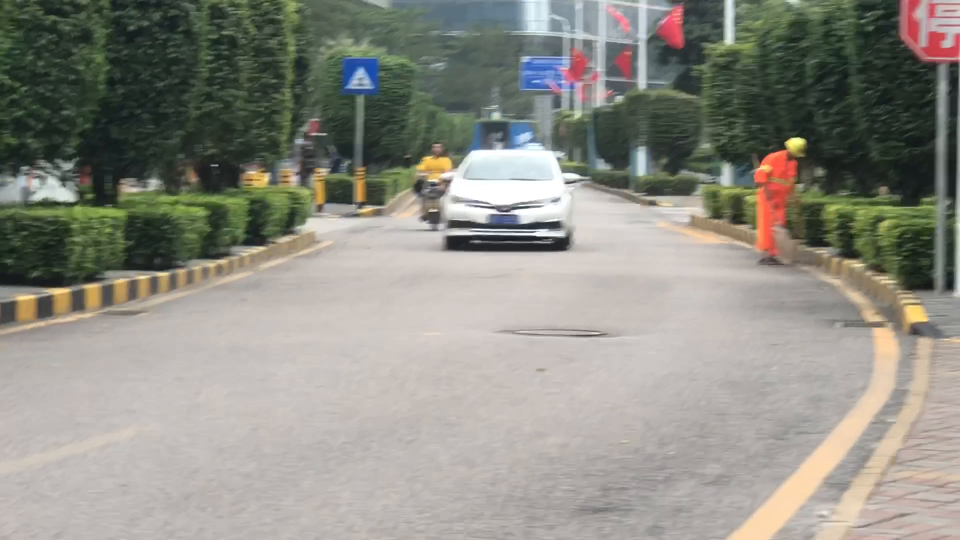
#> input picture frame 3 of lab11_k-means_clustering/road_video.MOV, 1920 x 1080 px (shown at 1/2 size)
$ jupyter execute Lab11.K-means.ipynb
#> lines starting #> are read from the running program, lines starting #| are printed output that depends on the picture
<h1>Table of Contents<span class="tocSkip"></span></h1>
<div class="toc"><ul class="toc-item"><li><span><a href="#Objective" data-toc-modified-id="Objective-1"><span class="toc-item-num">1&nbsp;&nbsp;</span>Objective</a></span></li><li><span><a href="#Introduction" data-toc-modified-id="Introduction-2"><span class="toc-item-num">2&nbsp;&nbsp;</span>Introduction</a></span></li><li><span><a href="#KMeans-theory" data-toc-modified-id="KMeans-theory-3"><span class="toc-item-num">3&nbsp;&nbsp;</span>KMeans theory</a></span></li><li><span><a href="#Choosing-K" data-toc-modified-id="Choosing-K-4"><span class="toc-item-num">4&nbsp;&nbsp;</span>Choosing K</a></span><ul class="toc-item"><li><span><a href="#Elbow-Method(手肘法)" data-toc-modified-id="Elbow-Method(手肘法)-4.1"><span class="toc-item-num">4.1&nbsp;&nbsp;</span>Elbow Method(手肘法)</a></span></li><li><span><a href="#Silhouette-Analysis(轮廓系数法)" data-toc-modified-id="Silhouette-Analysis(轮廓系数法)-4.2"><span class="toc-item-num">4.2&nbsp;&nbsp;</span>Silhouette Analysis(轮廓系数法)</a></span></li></ul></li><li><span><a href="#Advantages" data-toc-modified-id="Advantages-5"><span class="toc-item-num">5&nbsp;&nbsp;</span>Advantages</a></span></li><li><span><a href="#Drawbacks" data-toc-modified-id="Drawbacks-6"><span class="toc-item-num">6&nbsp;&nbsp;</span>Drawbacks</a></span></li><li><span><a href="#Other-resources" data-toc-modified-id="Other-resources-7"><span class="toc-item-num">7&nbsp;&nbsp;</span>Other resources</a></span></li><li><span><a href="#LAB-Assignment" data-toc-modified-id="LAB-Assignment-8"><span class="toc-item-num">8&nbsp;&nbsp;</span>LAB Assignment</a></span><ul class="toc-item"><li><span><a href="#Exercise" data-toc-modified-id="Exercise-8.1"><span class="toc-item-num">8.1&nbsp;&nbsp;</span>Exercise</a></span><ul class="toc-item"><li><span><a href="#Import-some-libraries" data-toc-modified-id="Import-some-libraries-8.1.1"><span class="toc-item-num">8.1.1&nbsp;&nbsp;</span>Import some libraries</a></span></li><li><span><a href="#K-means" data-toc-modified-id="K-means-8.1.2"><span class="toc-item-num">8.1.2&nbsp;&nbsp;</span>K-means</a></span></li><li><span><a href="#Load-video-and-detect" data-toc-modified-id="Load-video-and-detect-8.1.3"><span class="toc-item-num">8.1.3&nbsp;&nbsp;</span>Load video and detect</a></span></li><li><span><a href="#Sample-Result" data-toc-modified-id="Sample-Result-8.1.4"><span class="toc-item-num">8.1.4&nbsp;&nbsp;</span>Sample Result</a></span></li></ul></li></ul></li></ul></div>

# LAB11 tutorial for Machine Learning <br > Clustering with K-Means
> The document description are designed by JIa Yanhong in 2022. Nov. 20th
------

## Objective

- Understand K-means algorithm theory
- Implement the k-means algorithm  from scratch in python
- Complete the LAB assignment and submit it to BB or sakai.

------

## Introduction
**K-means** clustering is one of the simplest and popular **unsupervised** machine learning algorithms.

Its goal is to separate the data into K distinct non-overlapping subgroups (clusters) of equal variance, minimizing a criterion known as the inertia or within-cluster sum-of-squares.

$$\sum_{i=0}^{n}\min\limits_{\mu_j \in C}\left(||x_i - \mu_j||^2\right)$$

## KMeans theory

KMeans works as follows:

1. First, pick the number of clusters (For more info, check the ["Choosing K" section](#choosing-k)).
2. Initialize the center points of the cluster (centroids) by shuffling the dataset and then selecting K data points for the centroids.
3. Assign data points to the cluster with the nearest centroid.
4. Recompute centroid position by taking the mean of all data points assigned to the cluster.
5. Repeat steps 3 and 4 for a set number of iterations or until the centroids aren't moving much between iterations anymore.
<div  align="center"> </div>

## Choosing K

Choosing the right K value by hand can get quite tricky, especially if you're working with 3+ dimensional data. If you select a too small or big number for K, the result can be quite underwhelming.
<div  align="center"> </div>

In this section, I'll show you two methods commonly used to choose the right K value:

* The Elbow Method
* Silhouette Analysis

### Elbow Method(手肘法)

The Elbow Method shows us what a good number for K is based on the sum of squared distances (SSE) between data points and their assigned clusters' centroid.

$$SSE=\sum_{j=0}^{C}\sum\limits_{x_i \in C_{j}}\left(||x_i - \mu_j||^2\right)$$

We pick k at the spot where the SSE starts to flatten out, which looks like an elbow. Below you can see an example created using [Yellowbrick](https://www.scikit-yb.org/en/latest/api/cluster/elbow.html).

<div  align="center"> </div>

### Silhouette Analysis(轮廓系数法)

The Silhouette Analysis can be used to study the separation distance between the resulting clusters. It displays a measure of how similar an object is to its own cluster (cohesion) compared to other clusters (separation) and can thus be used to assess the number of clusters k.

The Silhouette Analysis is computed as follows:

* Compute the average distance between all data points in one cluster $C_i$

$$a\left(i\right)=\frac{1}{|C_i|-1}\sum_{j\in C_i,i\neq j}d\left(i,j\right)$$

* For all data points $i$ in cluster $C_i$ compute the average distance to all points in another cluster $C_k$ (where $C_k\neq C_i$)

$$b\left(i\right)=\min\limits_{k\neq i}\frac{1}{|C_k|}\sum_{j\in C_k}d\left(i,j\right)$$

>The $min$ is used, because we want to know the average distance to the closed cluster $i$ is not a member of.

With $a$ and $b$ we can now calculate the silhouette coefficient:

$$s\left(i\right)=\frac{b\left(i\right)-a\left(i\right)}{max\{a\left(i\right),b\left(i\right)\}}, if |C_i|>1$$

The coefficient can take values in the interval $[-1, 1]$. Zero means the sample is very close to the neighboring clusters. One means the sample is far away from the neighboring cluster, and negative one means the sample is probably assigned to the wrong cluster.

Below you can see an [example of silhouette analysis](https://scikit-learn.org/stable/auto_examples/cluster/plot_kmeans_silhouette_analysis.html) using [Scikit Learn](https://scikit-learn.org/stable/index.html):
<div  align="center"> </div>

<div  align="center"> </div>

<div  align="center"> </div>

## Advantages

KMeans is an easy-to-implement algorithm that is also quite fast with an average complexity of $O(k*n*T)$, where n is the number of samples, and T is the number of iteration.

## Drawbacks

As mentioned above, KMeans makes use of the **sum-of-squares criterion**, which works well if the clusters have a spherical-like shape. It doesn't work well on many other types of data like complicated shapes, though. In this section, we'll go over a few cases where KMeans performs poorly.

First, KMeans doesn't put data points that are far away from each other into the same cluster, even when they obviously should be because they underly some obvious structure like points on a line, for example.

<div  align="center"> </div>

In the image above, you can see that KMeans creates the clusters in between the two lines and therefore splits each line into one of two clusters rather than classifying each line as a cluster. On the right side, you can see the DBSCAN (Density-based spatial clustering of applications with noise) algorithm, which is able to separate the two lines without any issues.

Also, KMeans performs poorly for complicated geometric shapes such as the moons and circles shown below.
<div  align="center"> </div>

<div  align="center"> </div>

Other clustering algorithms like Spectral Clustering, Agglomerative Clustering, or DBSCAN don't have any problems with such data. For a more in-depth analysis of how different clustering algorithms perform on different interesting 2d datasets, I recommend checking out ['Comparing different clustering algorithms on toy datasets'](https://scikit-learn.org/stable/auto_examples/cluster/plot_cluster_comparison.html) from Scikit-Learn.

## Other resources

* https://scikit-learn.org/stable/modules/clustering.html#k-means
* https://towardsdatascience.com/k-means-clustering-algorithm-applications-evaluation-methods-and-drawbacks-aa03e644b48a
* https://www.youtube.com/watch?v=4b5d3muPQmA
* https://www.naftaliharris.com/blog/visualizing-k-means-clustering/

## LAB Assignment

In this lab, we will write a program to segment different objects in a video using *K-means* clustering. There are several steps:

-  1.Load video & extract frames
-  2.Implement *K-means* clustering
-  3.Write back to video

#### Import some libraries

[cell 1]
import numpy as np
import cv2
import tqdm
import os
import sys
# color of different clusters
GBR = [[0, 0, 255],
       [0, 128, 255],
       [255, 0, 0],
       [128, 0, 128],
       [255, 0, 255]]

# path configuration
project_root = os.path.abspath('.')
output_path = os.path.join(project_root)
input_path = os.path.join(project_root)
if not os.path.exists(output_path):
    os.makedirs(output_path)

#### implement K-means
In this lab, you need to implement K-means, the rough procedure is:

1. **initialize centroids** of different classes

   In the simplest case, randomly choose centroids in original data

2. **calculate distances** between samples (pixels) and centroids

   Since one sample (pixel) has 3 channels, you can calculate square sum of differences in each channel between it and centroids.
   $$
   dist(S,C) = \sum_{i=1}^3(C_i-S_i)^2 \\
   \left\{
   \begin{aligned}
   &dist(S,C): \text{distance between a sample S and a centroid C}\\
   &C: \text{a centroid}\\
   &S: \text{a sample}\\
   &S_i: \text{the } i^{th} \text{ channel's value of S}\\
   &C_i: \text{the } i^{th} \text{ channel's value of C}
   \end{aligned}
   \right.
   $$

3. **classify** every samples

   A sample is belonging to the class whose centroid is closest to it among all centroids.
   $$
   cls(S) = argmin(\sum_{i=1}^3(C_i^k-S_i)^2), k=1,2,...,K\\
   \left\{
   \begin{aligned}
   &cls(S): \text{class of a sample S}\\
   &K: \text{number of classes}\\
   &C^k: \text{centroid of } k^{th} \text{ class}\\
   \end{aligned}
   \right.
   $$

4. **update centroid**

   You can use mean of all samples in the same class to calculate new centroid.
   $$
   C^k_i =\frac{1}{n^k}\sum^{n^k}_{n=1}S^k_{in},\ \  i=1,2,3\\
   \left\{
   \begin{aligned}
   &C^k_i: \text{the } i^{th} \text{channel's value of a centroid belonging to the } k^{th} \text{class} \\
   &n^k: \text{the number of samples in the }  k^{th} \text{class}\\
   &S^k_{in}: \text{the } i^{th} \text{channel's value of a sample which is in the } k^{th} \text{class}
   \end{aligned}
   \right.
   $$

5. loop until classification result doesn't change

In addition, you may find there is code like this:

```python
while ret:
    frame = np.float32(frame)
    h, w, c = frame.shape
    ...
```

Since if you don't converse the `dtype`, K-means hardly converges which means it will stuck into dead loop easily.

After you finish K-means, you will find the written video is hard to watch because **color** between adjacent frames **changes almost all the time**. Here, I want you to find a way to alleviate the situation yourself.

**It isn't compulsory**, you can try if you want.

[cell 2]
def kmeans(data: np.ndarray, n_cl: int, init_centers=None, max_iter=100, tol=1e-4):
    """
        K-means（优化版）

    优化点：
    1. 距离计算使用 ||x-c||² = ||x||² + ||c||² - 2x·c，借助 np.dot 调用 BLAS 矩阵乘法
       避免广播产生 (n_samples, n_cl, channel) 的巨大中间张量
    2. 收敛条件同时检查标签不变 和 中心点位移 < tol，避免死循环
    3. max_iter 安全阀，防止极端情况无限循环

    :param data:        original data, shape (n_samples, channels)
    :param n_cl:        number of classes
    :param init_centers: (optional) initial centroids for color consistency across frames
    :param max_iter:    maximum iterations before forced stop
    :param tol:         tolerance for centroid shift (early stop)
    :return:            new labels and new centroids
    """
    n_samples, channel = data.shape

    # ===================================================================
    # 第一步：初始化聚类中心
    # ===================================================================
    # 如果有上一帧的中心就用它（颜色一致性），否则随机选 K 个样本
    if init_centers is None:
        indices = np.random.choice(n_samples, n_cl, replace=False)
        centers = data[indices].copy()  # shape (n_cl, channel)
    else:
        centers = init_centers.copy()

    # 预计算每个样本的 ||x||²，整个迭代过程中不变
    # data_norm_sq[i] = sum_c (data[i, c])^2  -> shape (n_samples,)
    data_norm_sq = np.sum(data ** 2, axis=1)

    old_labels = np.zeros((n_samples,), dtype=np.int32)

    for iteration in range(max_iter):
        # ===================================================================
        # 第二步：计算距离（核心优化）
        # ===================================================================
        # 利用恒等式：||x - c||² = ||x||² + ||c||² - 2 * x·c
        #
        # cross_term = data @ centers.T
        #   形状 (n_samples, n_cl)，由 numpy 调用底层 BLAS 库 (Accelerate/MKL)
        #   矩阵乘法经过极度优化，远快于手动广播
        #
        # distance[i,k] = data_norm_sq[i] + centers_norm[k] - 2*cross_term[i,k]
        centers_norm_sq = np.sum(centers ** 2, axis=1)     # shape (n_cl,)
        cross_term = np.dot(data, centers.T)                # shape (n_samples, n_cl)
        # 广播加法：[:, None] 将 (n,) 变成 (n,1)，[None,:] 将 (k,) 变成 (1,k)
        distance = data_norm_sq[:, None] + centers_norm_sq[None, :] - 2 * cross_term

        # 防止浮点误差导致出现极小负数（理论上 distance >= 0）
        distance = np.maximum(distance, 0)

        # ===================================================================
        # 第三步：分类 — argmin 找最近中心
        # ===================================================================
        new_labels = np.argmin(distance, axis=1)

        # ===================================================================
        # 第四步：更新聚类中心
        # ===================================================================
        # 用 mean 计算各类的新中心；空类用全局随机样本替代
        old_centers = centers.copy()
        for k in range(n_cl):
            mask = (new_labels == k)
            if np.any(mask):
                centers[k] = np.mean(data[mask], axis=0)
            else:
                # 空聚类：随机重新初始化（极少发生）
                centers[k] = data[np.random.randint(n_samples)]

        # ===================================================================
        # 第五步：双重收敛判断
        # ===================================================================
        # 条件1: 标签完全不变 -> 已经稳定
        # 条件2: 所有中心点位移 < tol -> 几乎不动，提前退出（防止震荡）
        labels_stable = np.all(new_labels == old_labels)
        centers_stable = np.all(np.abs(centers - old_centers) < tol)

        if labels_stable or centers_stable:
            break

        old_labels = new_labels.copy()

    return old_labels, centers

#### Load video and detect
We use `opencv` to read a video.
<font color=red>Pay attention</font> that data type of `frame` is `uint8`, not `int`; In this lab, frame has 3 channels.
If you don't change `dtype` of frame into `unit8`, video you write will look strange which you can have a try.

[cell 3]
def detect(video, n_cl=2, downsample=1):
    """
    Load video, segment each frame with K-means, and write colored output.

    :param video:      path to input video
    :param n_cl:       number of clusters
    :param downsample: scale factor (1=full, 2=half res, 4=quarter) for speed vs quality
    """
#> called with video = 'lab11_k-means_clustering/road_video.MOV', n_cl = 1, downsample = 1
    # load video, get number of frames and get shape of frame
    cap = cv2.VideoCapture(video)
    fps = int(cap.get(cv2.CAP_PROP_FRAME_COUNT))
    orig_size = (int(cap.get(cv2.CAP_PROP_FRAME_WIDTH)),
                 int(cap.get(cv2.CAP_PROP_FRAME_HEIGHT)))

    # 输出视频保持原始分辨率
    video_writer = cv2.VideoWriter(os.path.join(output_path, "result_with_%dclz.mp4" % n_cl),
                                   cv2.VideoWriter_fourcc(*'mp4v'),
                                   (fps / 10),
                                   orig_size,
                                   isColor=True)

    ret, frame = cap.read()
#> frame is the input picture: shape (1080, 1920, 3); mean B, G, R 132.3, 141.2, 142

    # ===================================================================
    # 颜色一致性：用上一帧的聚类中心初始化当前帧
    # ===================================================================
    prev_centers = None
    # 预构建颜色查找表 shape (n_cl, 3)，用于一步完成上色
    color_table = np.array(GBR[:n_cl] if n_cl <= len(GBR)
                           else GBR * (n_cl // len(GBR) + 1))[:n_cl]

    print("Begin clustering with %d classes:" % n_cl)
    bar = tqdm.tqdm(total=fps)
    while ret:
        h, w, c = frame.shape

        # ---- 可选降采样：用小图聚类，大幅提速 ----
        if downsample > 1:
            small_h, small_w = h // downsample, w // downsample
            small_frame = cv2.resize(frame, (small_w, small_h))
        else:
            small_frame = frame
            small_h, small_w = h, w

        # k-means on float32
        data = np.float32(small_frame).reshape((small_h * small_w, c))
        labels, centers = kmeans(data, n_cl=n_cl, init_centers=prev_centers)
#> in kmeans, `centers = data[indices].copy()`: centers = [[62, 74, 60]]
#> the loop in kmeans, `for iteration in range(max_iter):` made 1 pass
#> (centers_norm_sq, old_centers, labels_stable, centers_stable) on pass 1: ([12920], [[62, 74, 60]], True, False)
#> after the loop in kmeans, `for iteration in range(max_iter):`: centers = [[132.4, 141.5, 142]]
#> centers = [[132.4, 141.5, 142]]
        prev_centers = centers.copy()
#> prev_centers = [[132.4, 141.5, 142]]

        # ===================================================================
        # 上色（优化版）：一行完成，无需 for 循环和 mask
        # ===================================================================
        # color_table[labels] 利用 numpy fancy indexing：
        #   labels 中每个值 k 被替换为 color_table[k]，即该类的颜色 [B,G,R]
        #   结果 shape 为 (small_h*small_w, 3)
        new_frame = color_table[labels].reshape((small_h, small_w, c))
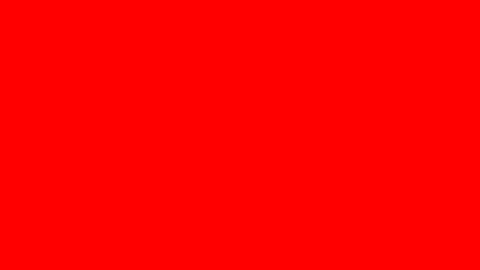
#> new_frame: shape (1080, 1920, 3) int64 (shown at 1/4 size); mean of channels 0, 1, 2 0, 0, 255; drawn as B, G, R

        # 如果降采样了，放大回原始分辨率
        if downsample > 1:
            new_frame = cv2.resize(new_frame, (w, h))

        video_writer.write(new_frame.astype("uint8"))

        ret, frame = cap.read()
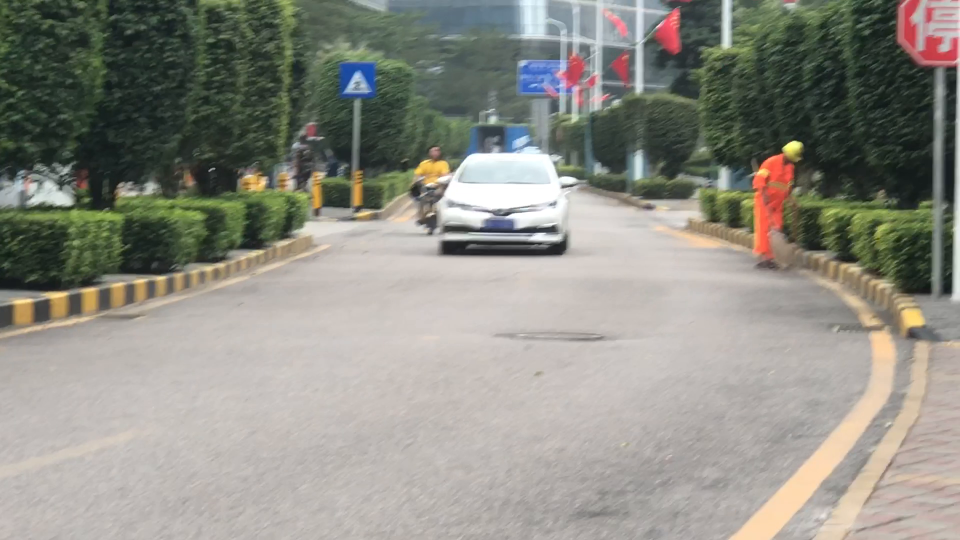
#> input picture frame 4 of lab11_k-means_clustering/road_video.MOV, 1920 x 1080 px (shown at 1/2 size)
#> frame is the input picture: shape (1080, 1920, 3); mean B, G, R 132.4, 141.3, 142
        bar.update()

    video_writer.release()
    cap.release()
    cv2.destroyAllWindows()


video_sample = os.path.join(input_path, "road_video.MOV")
detect(video_sample, n_cl=1)

$ run again, starting later in the video
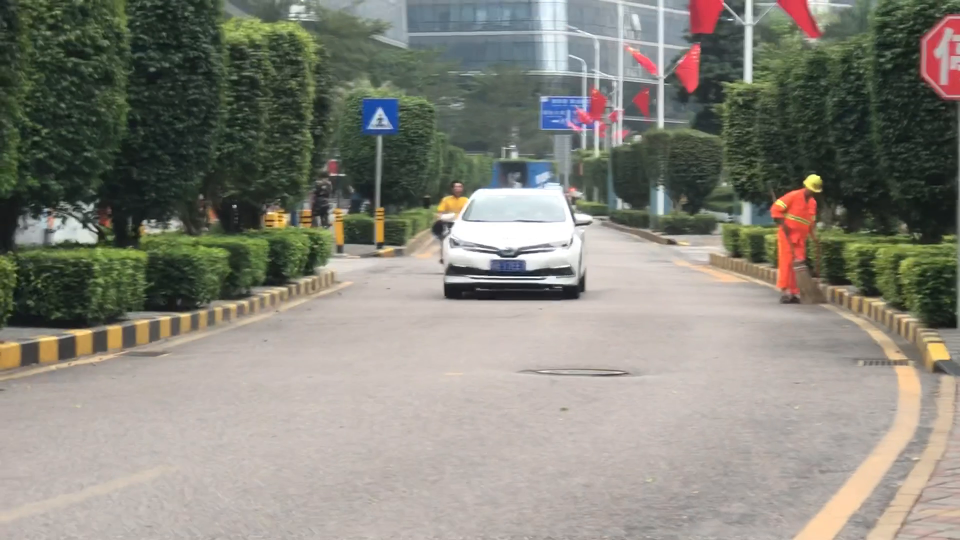
#> input picture frame 15 of lab11_k-means_clustering/road_video.MOV, 1920 x 1080 px (shown at 1/2 size)
#> in detect, frame is the input picture: shape (1080, 1920, 3); mean B, G, R 123.3, 133.1, 134.6
#> in kmeans, `centers = data[indices].copy()`: centers = [[66, 93, 77]]
#> the loop in kmeans, `for iteration in range(max_iter):` made 1 pass
#> (centers_norm_sq, old_centers, labels_stable, centers_stable) on pass 1: ([18934], [[66, 93, 77]], True, False)
#> after the loop in kmeans, `for iteration in range(max_iter):`: centers = [[123.3, 133.2, 134.7]]
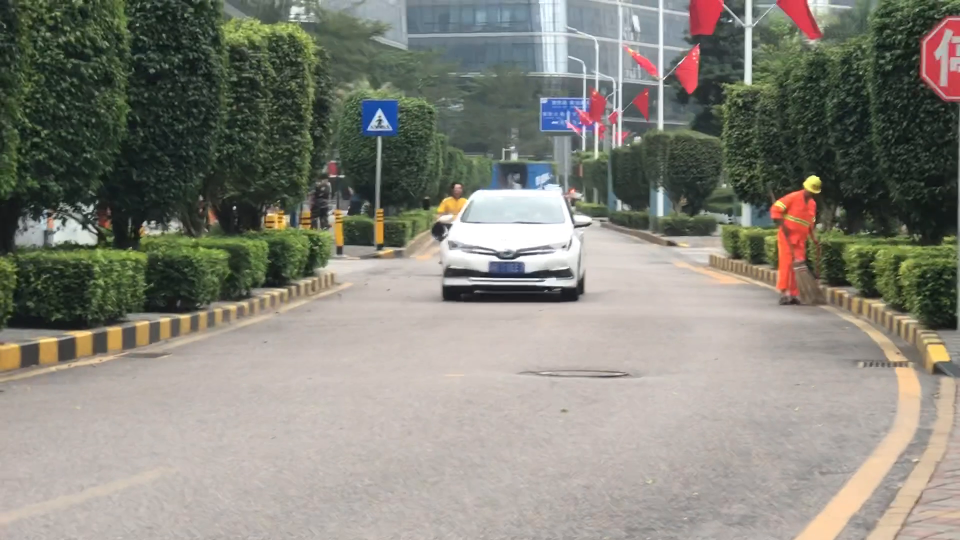
#> input picture frame 16 of lab11_k-means_clustering/road_video.MOV, 1920 x 1080 px (shown at 1/2 size)
#> in detect, frame is the input picture: shape (1080, 1920, 3); mean B, G, R 123.1, 132.8, 134
